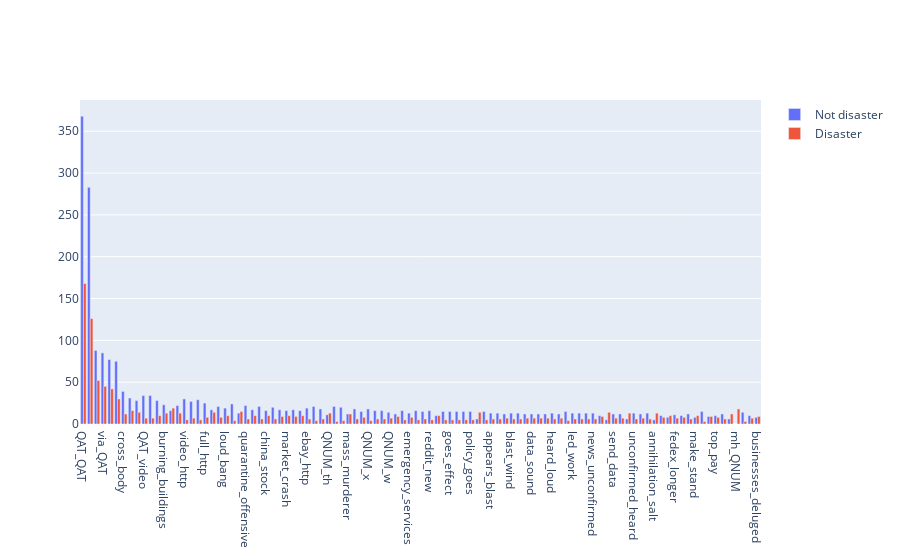

The cell this chart's notebook holds for it:
### Code cell
fig = go.Figure()
bar0 = go.Bar(name="Not disaster", 
              x=top_bigrams["bigram"], 
              y=top_bigrams["count_0"]
)
bar1 = go.Bar(name="Disaster",
              x=top_bigrams["bigram"],
              y=top_bigrams["count_1"]
)

fig.add_trace(bar0)
fig.add_trace(bar1)

fig.update_layout(barmode='group')

iplot(fig)

### Figure 1 — Plotly figure (JSON) as saved in the notebook; plotly's stock layout.template omitted (floating-point values rounded to 4 significant figures)
{"data": [{"name": "Not disaster", "type": "bar", "x": ["QAT_QAT", "http_http", "QNUM_http", "via_QAT", "http_via", "QAT_http", "cross_body", "http_QAT", "full_read", "QAT_video", "liked_QAT", "video_QAT", "burning_buildings", "QNUM_pm", "rt_QAT", "video_http", "body_bag", "html_html", "full_http", "first_responders", "looks_like", "loud_bang", "body_bagging", "html_QNUM", "quarantine_offensive", "read_http", "reddit_quarantine", "china_stock", "content_policy", "http_prebreak", "market_crash", "prebreak_best", "stock_market", "ebay_http", "x_QNUM", "QAT_QNUM", "QNUM_th", "body_bags", "feel_like", "mass_murderer", "offensive_content", "war_zone", "QNUM_x", "fall_cliff", "quarantined_http", "QNUM_w", "QNUM_years", "banned_quarantined", "emergency_services", "new_content", "read_ebay", "reddit_new", "QNUM_year", "effect_many", "goes_effect", "horrible_subreddits", "many_horrible", "policy_goes", "salt_river", "subreddits_banned", "appears_blast", "bang_nearby", "black_hat", "blast_wind", "breaking_news", "computers_send", "data_sound", "funtenna_hijacking", "hat_QNUM", "heard_loud", "hijacking_computers", "hollywood_movie", "led_work", "nearby_appears", "neighbour_ass", "news_unconfirmed", "pay_pile", "river_wild", "send_data", "sound_waves", "stop_annihilation", "unconfirmed_heard", "waves_black", "wind_neighbour", "annihilation_salt", "crash_gems", "dust_storm", "fedex_longer", "gems_rubble", "hot_funtenna", "make_stand", "movie_trapped", "rise_top", "top_pay", "work_light", "year_old", "mh_QNUM", "QNUM_html", "august_QNUM", "businesses_deluged"], "y": [368, 283, 88, 85, 77, 75, 39, 31, 28, 34, 34, 28, 23, 16, 22, 30, 27, 29, 25, 17, 21, 19, 24, 13, 22, 17, 21, 16, 20, 17, 16, 17, 16, 19, 21, 18, 11, 21, 20, 12, 18, 15, 18, 16, 16, 14, 12, 16, 13, 16, 15, 16, 10, 15, 15, 15, 15, 15, 6, 15, 13, 13, 12, 13, 13, 12, 12, 12, 12, 13, 12, 15, 13, 13, 13, 13, 10, 5, 12, 12, 6, 13, 12, 13, 5, 10, 8, 11, 10, 12, 8, 15, 9, 10, 12, 6, 0, 14, 10, 8]}, {"name": "Disaster", "type": "bar", "x": ["QAT_QAT", "http_http", "QNUM_http", "via_QAT", "http_via", "QAT_http", "cross_body", "http_QAT", "full_read", "QAT_video", "liked_QAT", "video_QAT", "burning_buildings", "QNUM_pm", "rt_QAT", "video_http", "body_bag", "html_html", "full_http", "first_responders", "looks_like", "loud_bang", "body_bagging", "html_QNUM", "quarantine_offensive", "read_http", "reddit_quarantine", "china_stock", "content_policy", "http_prebreak", "market_crash", "prebreak_best", "stock_market", "ebay_http", "x_QNUM", "QAT_QNUM", "QNUM_th", "body_bags", "feel_like", "mass_murderer", "offensive_content", "war_zone", "QNUM_x", "fall_cliff", "quarantined_http", "QNUM_w", "QNUM_years", "banned_quarantined", "emergency_services", "new_content", "read_ebay", "reddit_new", "QNUM_year", "effect_many", "goes_effect", "horrible_subreddits", "many_horrible", "policy_goes", "salt_river", "subreddits_banned", "appears_blast", "bang_nearby", "black_hat", "blast_wind", "breaking_news", "computers_send", "data_sound", "funtenna_hijacking", "hat_QNUM", "heard_loud", "hijacking_computers", "hollywood_movie", "led_work", "nearby_appears", "neighbour_ass", "news_unconfirmed", "pay_pile", "river_wild", "send_data", "sound_waves", "stop_annihilation", "unconfirmed_heard", "waves_black", "wind_neighbour", "annihilation_salt", "crash_gems", "dust_storm", "fedex_longer", "gems_rubble", "hot_funtenna", "make_stand", "movie_trapped", "rise_top", "top_pay", "work_light", "year_old", "mh_QNUM", "QNUM_html", "august_QNUM", "businesses_deluged"], "y": [168, 126, 52, 45, 42, 30, 12, 16, 14, 7, 7, 10, 13, 19, 13, 5, 7, 5, 8, 14, 8, 10, 4, 15, 6, 10, 6, 10, 6, 9, 10, 9, 10, 6, 4, 6, 13, 3, 4, 12, 6, 8, 4, 6, 6, 7, 9, 5, 8, 5, 6, 5, 10, 5, 5, 5, 5, 5, 14, 5, 6, 6, 7, 6, 6, 7, 7, 7, 7, 6, 7, 4, 6, 6, 6, 6, 9, 14, 7, 7, 13, 6, 7, 6, 13, 8, 10, 7, 8, 6, 10, 3, 9, 8, 6, 12, 18, 3, 7, 9]}], "layout": {"autosize": true, "barmode": "group", "xaxis": {"autorange": true, "range": [-0.5, 99.5], "type": "category"}, "yaxis": {"autorange": true, "range": [0, 387.4], "type": "linear"}}}
